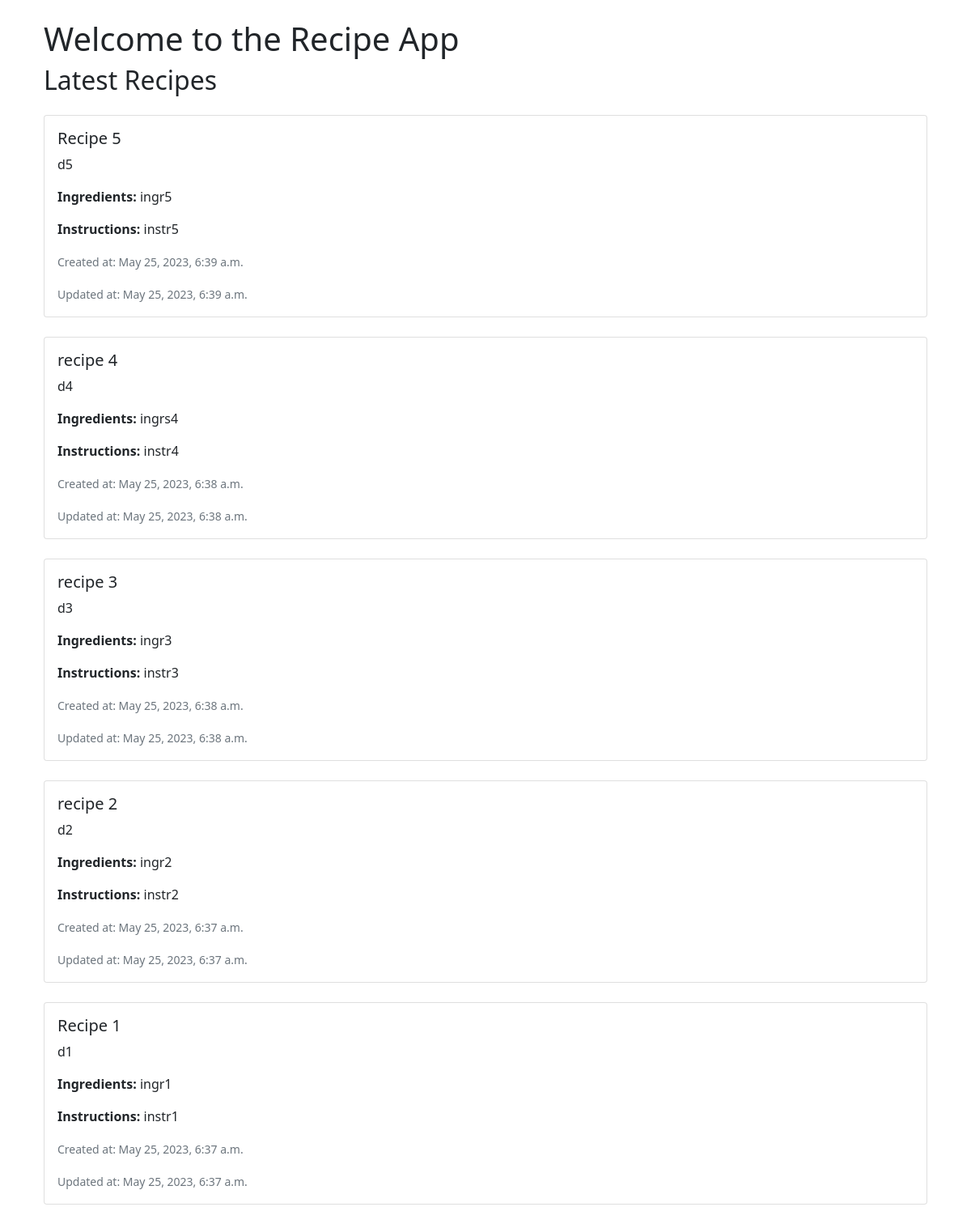
The page / on the database its author committed.
### recipe/models.py (models this page shows, shortened)
class Recipe(models.Model):
    title = models.CharField(max_length=255)
    description = models.TextField()
    instructions = models.TextField()
    ingredients = models.TextField()
    created_at = models.DateTimeField(auto_now_add=True)
    updated_at = models.DateTimeField(auto_now=True)
    category = models.ForeignKey(Category, on_delete=models.CASCADE, related_name='categories')

### recipe/views.py (the view)
# urls.py: path('', views.main, name='main'),
def main(request):
    return render(request,'main.html',{
        'recipes':Recipe.objects.order_by('-id')[:5],
    })

### recipe/templates/main.html
{% extends 'base.html' %}
{% block content %}
  <div class="container">
    <h1>Welcome to the Recipe App</h1>
    <h2>Latest Recipes</h2>
    {% for recipe in recipes %}
      <div class="card my-4">
        <div class="card-body">
          <h5 class="card-title">{{ recipe.title }}</h5>
          <p class="card-text">{{ recipe.description }}</p>
          <p class="card-text"><strong>Ingredients:</strong> {{ recipe.ingredients }}</p>
          <p class="card-text"><strong>Instructions:</strong> {{ recipe.instructions }}</p>
          <p class="card-text"><small class="text-muted">Created at: {{ recipe.created_at }}</small></p>
          <p class="card-text"><small class="text-muted">Updated at: {{ recipe.updated_at }}</small></p>
        </div>
      </div>
    {% empty %}
      <p>No recipes found.</p>
    {% endfor %}
  </div>
{% endblock %}

### templates/base.html (shortened to what this page needs)
<!DOCTYPE html>
<html>
<head>
    <link rel="stylesheet" href="https://cdn.jsdelivr.net/npm/bootstrap@5.0.0-beta3/dist/css/bootstrap.min.css">
</head>
<body>
    <div class="container mt-4">
        {% block content %}
        {% endblock %}
    </div>
</body>
</html>

### rows shown on the page
Recipe: title "Recipe 5", description "d5", ingredients "ingr5", instructions "instr5", created_at "May 25, 2023, 6:39 a.m.", updated_at "May 25, 2023, 6:39 a.m."
Recipe: title "recipe 4", description "d4", ingredients "ingrs4", instructions "instr4", created_at "May 25, 2023, 6:38 a.m.", updated_at "May 25, 2023, 6:38 a.m."
Recipe: title "recipe 3", description "d3", ingredients "ingr3", instructions "instr3", created_at "May 25, 2023, 6:38 a.m.", updated_at "May 25, 2023, 6:38 a.m."
Recipe: title "recipe 2", description "d2", ingredients "ingr2", instructions "instr2", created_at "May 25, 2023, 6:37 a.m.", updated_at "May 25, 2023, 6:37 a.m."
Recipe: title "Recipe 1", description "d1", ingredients "ingr1", instructions "instr1", created_at "May 25, 2023, 6:37 a.m.", updated_at "May 25, 2023, 6:37 a.m."
